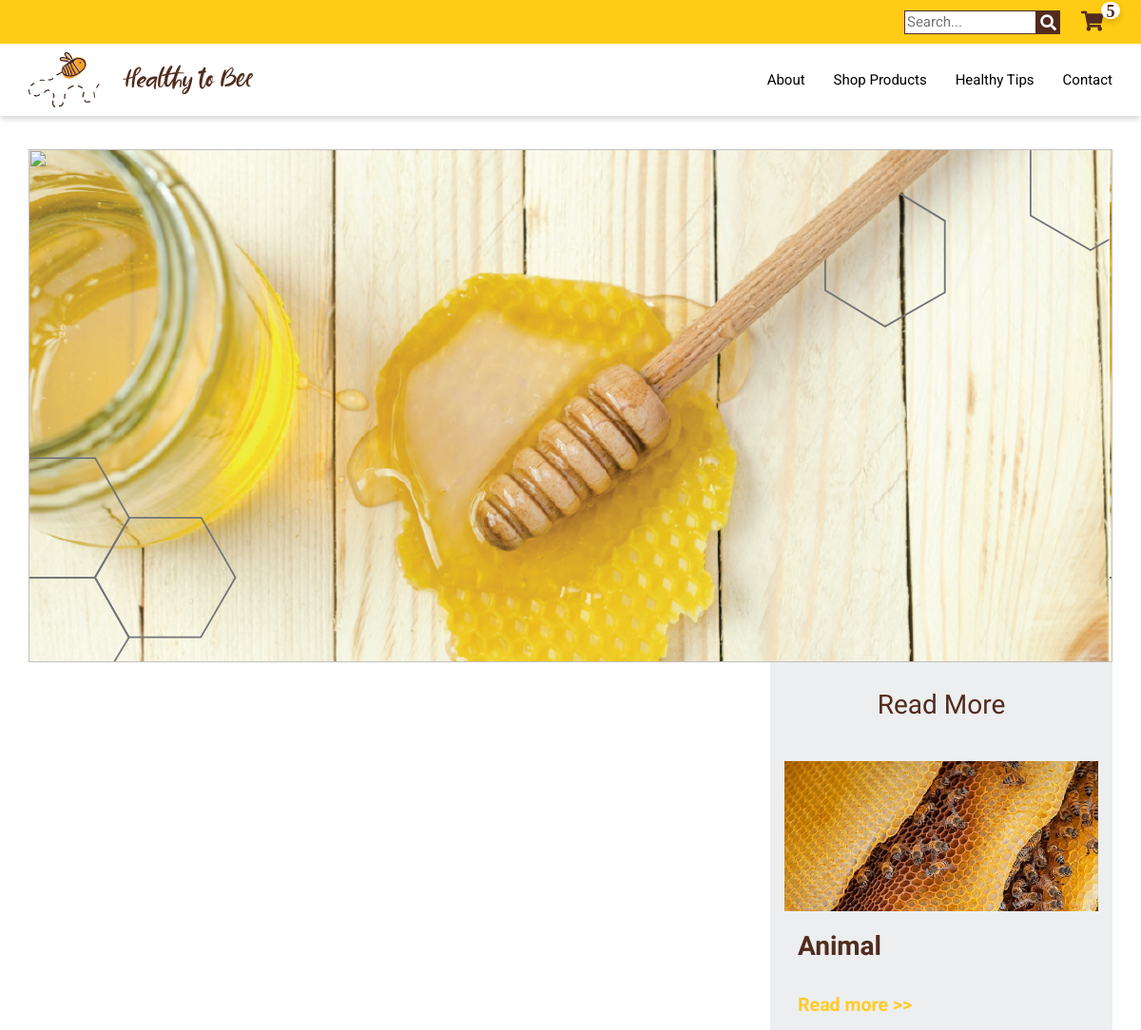
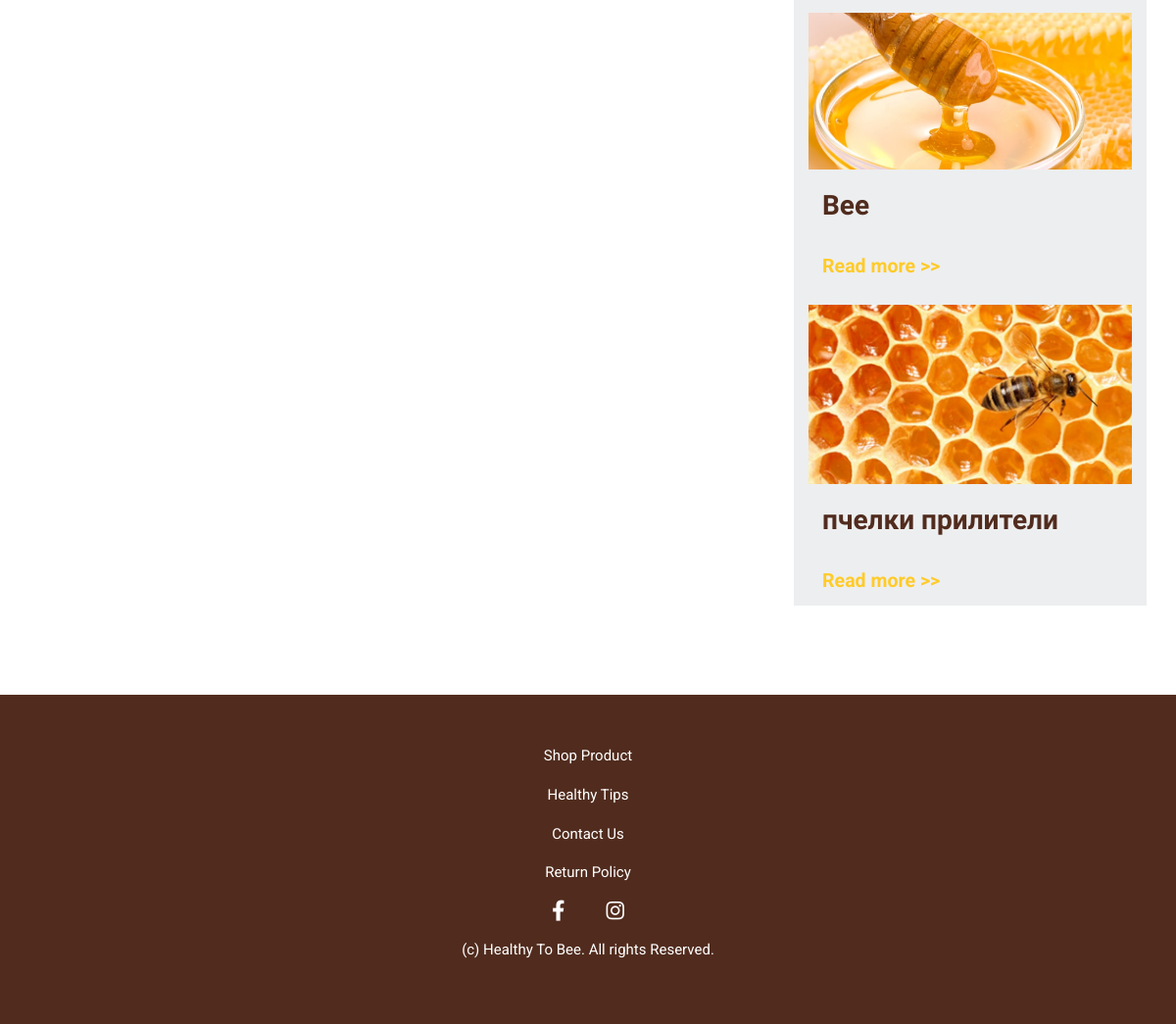
Screenshot of /blog/ with the database file from the repository (2 pictures, top to bottom).
### store/models.py (models this page shows, shortened)
class Post(models.Model):
    title = models.CharField(max_length=100)
    slug = models.SlugField(max_length=100, verbose_name='Title', unique=True)
    created_at = models.DateTimeField(auto_now_add=True)
    author = models.CharField(max_length=100)
    content = models.TextField(blank=True)
    first_photo = models.ImageField(upload_to='photo/%Y/%m/%d', verbose_name='main photo')
    views = models.IntegerField(default=0)
    tags = models.ManyToManyField(PostTag, related_name='posts')
    as_published = models.BooleanField(default=False)
    class Meta:
        ordering = ['-created_at']
        verbose_name = 'Post'
        verbose_name_plural = 'Posts'

### store/views.py (the view)
# urls.py: 2. Add a URL to urlpatterns:  path('blog/', include('blog.urls'))
def blog(request):
    return render(request, 'store/blog.html')

### store/models.py (called while the page is built)
    def get_absolute_url(self):
        return reverse('category', kwargs={"slug": self.slug})

### store/templatetags/show_categories.py (called while the page is built)
@register.inclusion_tag('store/categories.html')
def show_categories(menu_class='submenu'):
    categories = Category.objects.all()
    return {'categories': categories, "menu_class": menu_class}

### store/templatetags/show_top_tips.py (called while the page is built)
@register.inclusion_tag('store/top_tips.html')
def show_top_tips(cnt=3):
    posts = Post.objects.order_by('-views')[:cnt]
    return {'posts': posts}

### store/templates/store/blog.html (shortened to what this page needs)
{% extends 'base.html' %}
{% load static %}
{% block content %}
{% load show_top_tips%}
<section id="section_blog">
    <div class="wrapper">
        <div class="card-img">
            <img align="center" src="{{post.first_photo.url}}" class="img-fluid blog_img">
        </div>
        <div class="row">
            <div class="col-lg-8 col-md-12 col-sm-12">
                <div id="blog_left" class="blog">
                    <div class="container">
                        <div class="row">
                            <div class="card">
                                <div class="card-body">
                                </div>
                                <div class="card-footer">
                                </div>
                            </div>
                        </div>
                    </div>
                </div>
            </div>
            {% show_top_tips %}
        </div>
    </div>
</section>
</div>
{% endblock %}

### store/templates/store/top_tips.html
{% load static%}
<div class="col-lg-4 col-md-12 col-sm-12">
    <div id="blog_right" class="blog">
        <div class="container">
            <h1 class="text-center default_brown">Read More</h1>
            <div class="row">
                <div class="col-lg-12 col-md-6 col-sm-12">
                    {% for post in posts %}
                    <div class="card">
                        <div class="card-img">
                            <img align="center" src="{{post.first_photo.url}}" class="img-fluid">
                        </div>
                        <div class="card-body default_grey_bg">
                            <h3 class="card-title default_brown">{{post.title}}</h3>
                        </div>
                        <div class="card-footer default_grey_bg">
                            <a href="{% url 'blog'  %}" class="link_text  default_yellow">Read more
                                >></a>
                        </div>
                    </div>
                    {% endfor %}
                </div>
            </div>
        </div>
    </div>
</div>

### store/static/css/style.css (style rules this page uses)
html { font-size: 14px; }
body { font-family: 'Roboto'; font-size: 15px; overflow-x: hidden; }
.wrapper { max-width: 1140px; margin: 0 auto; }
h1, h2, h3, h4 { margin: 0px; font-family: 'Sansita Swashed'; padding-top: 20px; padding-bottom: 20px; }
h1, h2 { font-size: 2rem; }
h3 { font-size: 1.5rem; }
.blog { margin-bottom: 4rem; position: relative; }
.blog h1 { margin: 2rem; }
.blog .card { margin-top: 1rem; border: none; }
.blog .card-title { text-align: start; margin: 0; font-size: 2rem; }
.blog .card-body { padding: 0 1rem; }
.blog .card-footer { background-color: white; border-top: none !important; }
.default_brown { color: #512C1E; }
.default_grey_bg { background-color: #EDEEEF !important; }
.default_yellow { color: #FFCB29; }
a.link_text { font-size: 1.4rem; font-family: 'Roboto'; font-weight: bold; margin-top: 1.4rem; }
.card-footer { padding: .75rem 1rem; }
#blog_right h1 { margin: 0px; padding-top: 2rem; padding-bottom: 2rem; }
#blog_right { background-color: #EDEEEF; }
#blog_right .card { background: transparent; }

### store/static/css/blogpage.css (style rules this page uses)
#section_blog { padding-bottom: 2.5rem; padding-top: 2.5rem; }
.blog_img { background-image: url(./img/slider_main/slide1_bg.png); width: 100%; height: 540px; }

### store/static/css/individuaiproductpage.css (style rules this page uses)
.card-title { font-weight: bold; }

### rows the page displays
Post: first_photo (picture), title "Animal"
Post: first_photo (picture), title "Bee"
Post: first_photo (picture), title "пчелки прилители"
